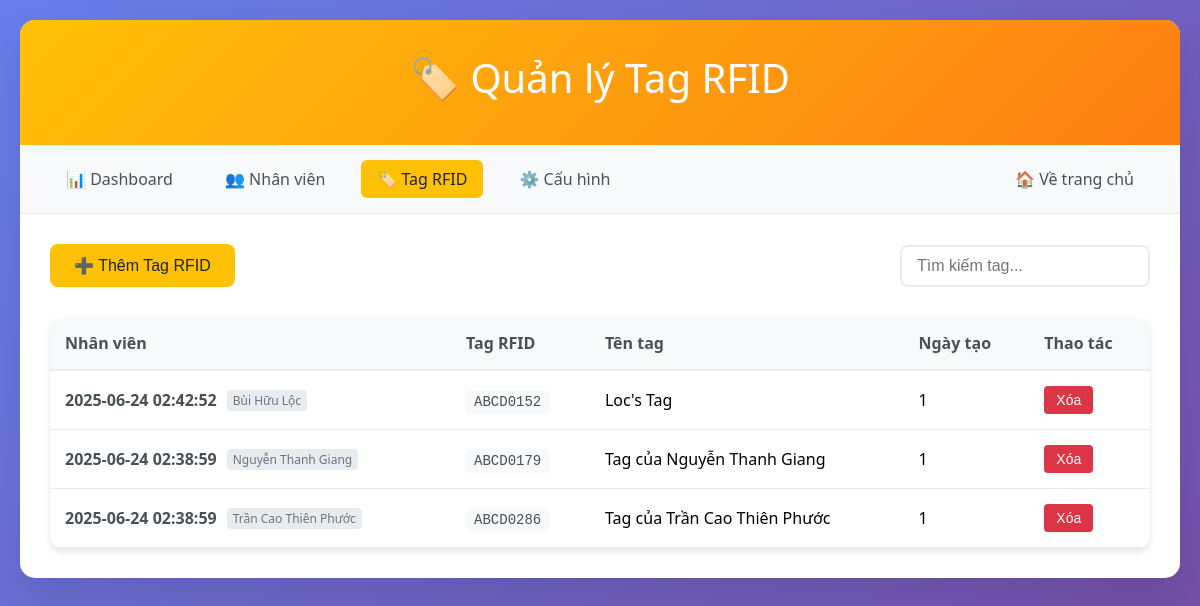
/admin/tags, run on the app's committed database.
### tables this page shows
CREATE TABLE employee_tags (
            id INTEGER PRIMARY KEY AUTOINCREMENT,
            employee_id INTEGER NOT NULL,
            rfid_uid TEXT UNIQUE NOT NULL,
            tag_name TEXT,
            is_active BOOLEAN DEFAULT 1,
            created_at TEXT DEFAULT CURRENT_TIMESTAMP,
            FOREIGN KEY (employee_id) REFERENCES employees (id) ON DELETE CASCADE
        );

CREATE TABLE employees (
            id INTEGER PRIMARY KEY AUTOINCREMENT,
            name TEXT NOT NULL,
            employee_code TEXT UNIQUE,
            department TEXT,
            position TEXT,
            email TEXT,
            phone TEXT,
            is_active BOOLEAN DEFAULT 1,
            created_at TEXT DEFAULT CURRENT_TIMESTAMP,
            updated_at TEXT DEFAULT CURRENT_TIMESTAMP
        );

### app.py (the view)
@app.route('/admin/tags')
def admin_tags():
    conn = sqlite3.connect('checkins.db')
    tags = conn.execute('''
        SELECT et.*, e.name as employee_name, e.employee_code
        FROM employee_tags et
        JOIN employees e ON et.employee_id = e.id
        WHERE et.is_active = 1 AND e.is_active = 1
        ORDER BY e.name, et.rfid_uid
    ''').fetchall()
    employees = conn.execute('''
        SELECT id, name, employee_code
        FROM employees
        WHERE is_active = 1
        ORDER BY name
    ''').fetchall()
    conn.close()
    return render_template('admin/tags.html', tags=tags, employees=employees)

### templates/admin/tags.html (shortened to what this page needs)
<!DOCTYPE html>
<html lang="vi">
  <head>
  </head>
  <body>
    <div class="container">
      <div class="header">
        <h1>🏷️ Quản lý Tag RFID</h1>
      </div>
      <div class="nav">
        <a href="/admin">📊 Dashboard</a>
        <a href="/admin/employees">👥 Nhân viên</a>
        <a href="/admin/tags" class="active">🏷️ Tag RFID</a>
        <a href="/admin/config">⚙️ Cấu hình</a>
        <a href="/" style="margin-left: auto">🏠 Về trang chủ</a>
      </div>
      <div class="content">
        <div class="toolbar">
          <button class="add-btn" onclick="openAddModal()">
            ➕ Thêm Tag RFID
          </button>
          <div class="search-box">
            <input
              type="text"
              class="search-input"
              placeholder="Tìm kiếm tag..."
              onkeyup="filterTags()"
            />
          </div>
        </div>
        <table class="tags-table">
          <thead>
            <tr>
              <th>Nhân viên</th>
              <th>Tag RFID</th>
              <th>Tên tag</th>
              <th>Ngày tạo</th>
              <th>Thao tác</th>
            </tr>
          </thead>
          <tbody id="tags-tbody">
            {% for tag in tags %}
            <tr data-tag-id="{{ tag[0] }}">
              <td>
                <div class="employee-info">
                  <span class="employee-name">{{ tag[5] }}</span>
                  <span class="employee-code">{{ tag[6] }}</span>
                </div>
              </td>
              <td><span class="rfid-uid">{{ tag[2] }}</span></td>
              <td>{{ tag[3] or 'Không có tên' }}</td>
              <td>{{ tag[4] }}</td>
              <td>
                <div class="action-buttons">
                  <button
                    class="btn-delete"
                    onclick="deleteTag('{{ tag[0] }}')"
                  >
                    Xóa
                  </button>
                </div>
              </td>
            </tr>
            {% endfor %}
          </tbody>
        </table>
      </div>
    </div>
  </body>
</html>

### templates/admin/tags.html (style rules this page uses)
* { margin: 0; padding: 0; box-sizing: border-box; }
body { font-family: "Segoe UI", Tahoma, Geneva, Verdana, sans-serif; background: linear-gradient(135deg, #667eea 0%, #764ba2 100%); min-height: 100vh; padding: 20px; }
.container { max-width: 1400px; margin: 0 auto; background: white; border-radius: 15px; box-shadow: 0 20px 40px rgba(0, 0, 0, 0.1); overflow: hidden; }
.header { background: linear-gradient(135deg, #ffc107 0%, #fd7e14 100%); color: white; padding: 30px; text-align: center; }
.header h1 { font-size: 2.5em; margin-bottom: 10px; font-weight: 300; }
.nav { background: #f8f9fa; padding: 15px 30px; border-bottom: 1px solid #e9ecef; display: flex; gap: 20px; align-items: center; flex-wrap: wrap; }
.nav a { text-decoration: none; color: #495057; padding: 8px 16px; border-radius: 6px; transition: all 0.3s ease; font-weight: 500; }
.nav a.active { background: #ffc107; color: #212529; }
.content { padding: 30px; }
.toolbar { display: flex; justify-content: space-between; align-items: center; margin-bottom: 30px; flex-wrap: wrap; gap: 15px; }
.add-btn { background: #ffc107; color: #212529; padding: 12px 24px; border: none; border-radius: 8px; cursor: pointer; font-size: 16px; font-weight: 500; transition: all 0.3s ease; }
.search-box { display: flex; gap: 10px; align-items: center; }
.search-input { padding: 10px 15px; border: 2px solid #e9ecef; border-radius: 8px; font-size: 16px; min-width: 250px; }
.tags-table { width: 100%; border-collapse: collapse; background: white; border-radius: 12px; overflow: hidden; box-shadow: 0 4px 6px rgba(0, 0, 0, 0.1); }
.tags-table th { background: #f8f9fa; padding: 15px; text-align: left; font-weight: 600; color: #495057; border-bottom: 2px solid #e9ecef; }
.tags-table td { padding: 15px; border-bottom: 1px solid #e9ecef; vertical-align: middle; }
.action-buttons { display: flex; gap: 8px; }
.btn-delete { background: #dc3545; color: white; border: none; padding: 6px 12px; border-radius: 4px; cursor: pointer; font-size: 14px; transition: all 0.3s ease; }
.rfid-uid { font-family: "Courier New", monospace; background: #f8f9fa; padding: 4px 8px; border-radius: 4px; font-size: 14px; color: #495057; }
.employee-info { display: flex; align-items: center; gap: 10px; }
.employee-name { font-weight: 600; color: #495057; }
.employee-code { background: #e9ecef; color: #6c757d; padding: 2px 6px; border-radius: 4px; font-size: 12px; }

### data on the page
employee_tags: created_at "2025-06-24 02:42:52", name "Bùi Hữu Lộc", rfid_uid "ABCD0152", tag_name "Loc's Tag", is_active "1"
employee_tags: created_at "2025-06-24 02:38:59", name "Nguyễn Thanh Giang", rfid_uid "ABCD0179", tag_name "Tag của Nguyễn Thanh Giang", is_active "1"
employee_tags: created_at "2025-06-24 02:38:59", name "Trần Cao Thiên Phước", rfid_uid "ABCD0286", tag_name "Tag của Trần Cao Thiên Phước", is_active "1"
